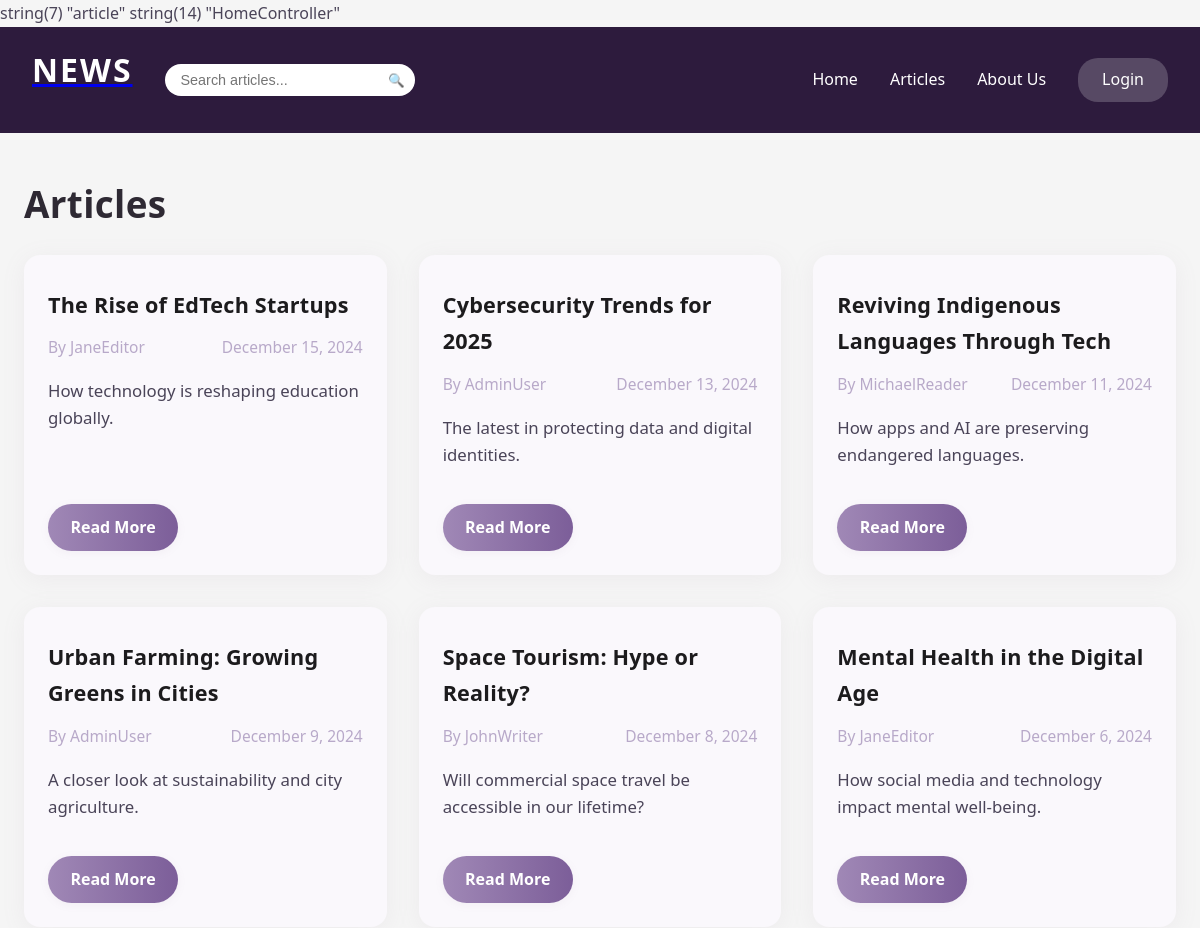
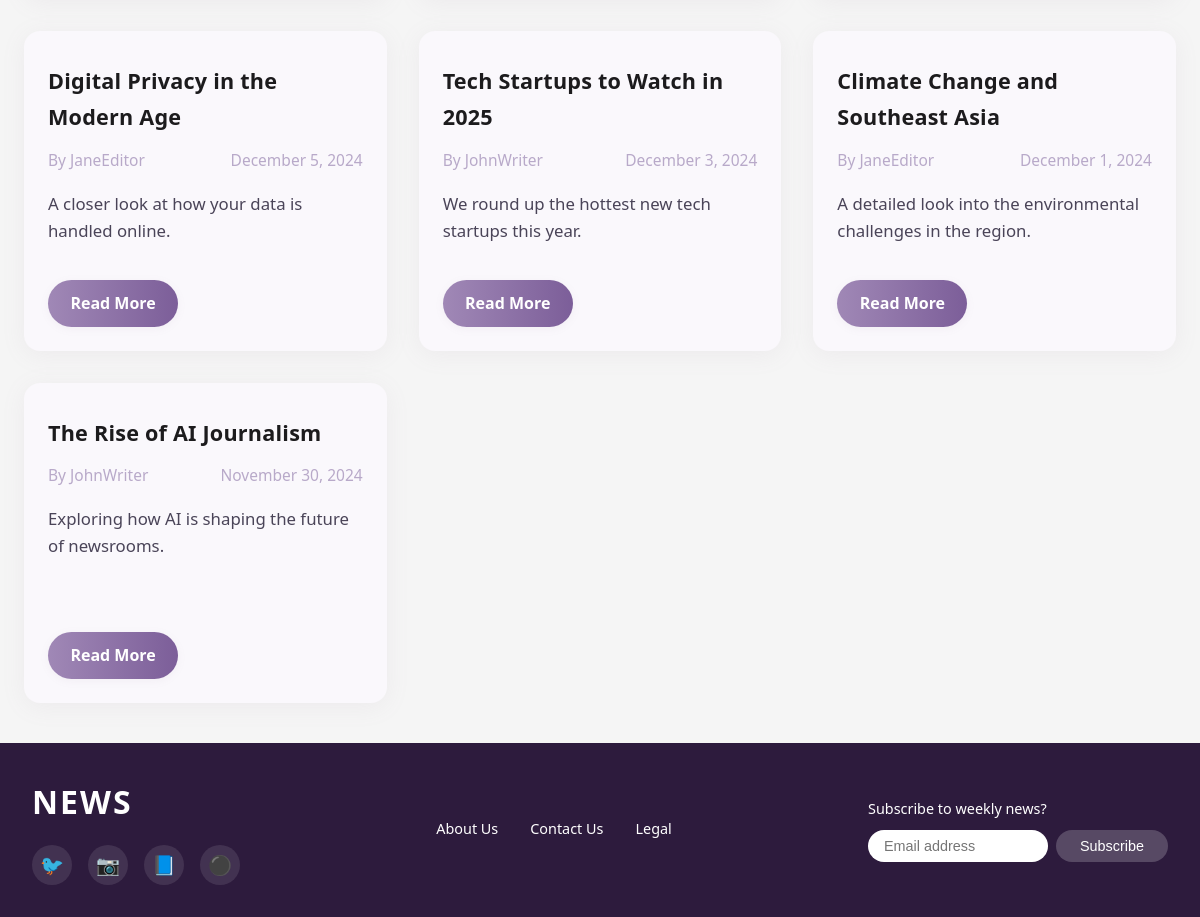
The app's page /public/articles with its own data (2 pictures, top to bottom).
### tables this page shows
CREATE TABLE `articles` (
  `id` int(11) NOT NULL,
  `title` varchar(255) NOT NULL,
  `content` text NOT NULL,
  `author_id` int(11) DEFAULT NULL,
  `is_published` tinyint(1) DEFAULT 0,
  `allow_comments` tinyint(1) DEFAULT 1,
  `created_at` timestamp NOT NULL DEFAULT current_timestamp(),
  `updated_at` timestamp NOT NULL DEFAULT current_timestamp() ON UPDATE current_timestamp(),
  `image_data` longblob DEFAULT NULL
);

CREATE TABLE `users` (
  `id` int(11) NOT NULL,
  `username` varchar(50) NOT NULL,
  `email` varchar(100) NOT NULL,
  `password` varchar(255) NOT NULL,
  `role_id` int(11) DEFAULT NULL,
  `created_at` timestamp NOT NULL DEFAULT current_timestamp()
);

### app/helpers.php (called while the page is built, shortened)
<?php
function render($view, $data = [], $layout = 'layout') {
    extract($data);
    require views_path($view . '.php');
    $content = ob_get_clean();
    require views_path($layout . ".php");
}
function base_url($path = '') {
    if(defined('BASE_URL')) {
        return BASE_URL . ltrim($path, '/');
    }
    $protocol =
    (!empty($_SERVER['HTTPS']) && $_SERVER['HTTPS'] !== 'off') ||
    $_SERVER['SERVER_PORT'] === 443 ? "https://" : "http://";
    $host = $_SERVER['HTTP_HOST'];
    $base = rtrim(dirname($_SERVER['SCRIPT_NAME']), '/');
    return $protocol . $host . $base . '/' . ltrim($path, '/');
}
function base_path($path = '') {
    return realpath(__DIR__ . '/../' . '/' . ltrim($path, '/'));
}
function views_path($path = '') {
    return base_path('app/views/' . ltrim($path, '/'));
}

### app/controllers/HomeController.php (called while the page is built, shortened)
<?php
class HomeController {
    public function article() {
        $search = isset($_GET['search']) ? trim($_GET['search']) : '';
        require_once __DIR__ . '/../models/Article.php';
        $articleModel = new Article();
        $articles = $articleModel->getFilteredArticles($search);
        $data = [
            'title' => 'Articles',
            'articles' => $articles
        ];
        render('home/articles', $data);
    }
}

### app/models/Article.php (called while the page is built, shortened)
<?php
require_once __DIR__ . '/../../config/database.php';
class Article {
    private $db;
    public function __construct() {
        $database = new Database();
        $this->db = $database->connect();
    }
    public function getFilteredArticles($search = '', $offset = 0, $limit = 50) {
        $sql = "SELECT articles.*, users.username AS author_name
                FROM articles
                LEFT JOIN users ON articles.author_id = users.id
                WHERE articles.is_published = 1";
        $params = [];
        $offset = (int)$offset;
        $limit = (int)$limit;
        $sql .= " ORDER BY articles.created_at DESC LIMIT $offset, $limit";
        $stmt = $this->db->prepare($sql);
        $stmt->execute($params);
        return $stmt->fetchAll(PDO::FETCH_ASSOC);
    }
}
?>

### config/database.php (called while the page is built, shortened)
<?php
class Database {
    private $host = 'localhost';
    private $db_name = 'austro_asian_times';
    private $username = 'root';
    private $password = '';
    public function connect() {
        $this->conn = null;
        try {
            $dsn = "mysql:host=" . $this->host . ";dbname=" . $this->db_name . ";charset=utf8mb4";
            $this->conn = new PDO($dsn, $this->username, $this->password);
            $this->conn->setAttribute(PDO::ATTR_ERRMODE, PDO::ERRMODE_EXCEPTION);
        } catch (PDOException $e) {
            die("Connection failed: " . $e->getMessage());
        }
        return $this->conn;
    }
}

### app/views/home/articles.php (the view, shortened to what this page needs)
<head>
    <link rel="stylesheet" href="<?php echo base_url('css/homeArticles.css')?>">
</head>
<div class="articles-container">
    <h1><?= $title ?></h1>
    <?php if (!empty($articles)): ?>
        <div class="articles-grid">
            <?php foreach ($articles as $article): ?>
                <article class="article-card">
                    <h2 class="article-title"><?= htmlspecialchars($article['title']) ?></h2>
                    <div class="article-meta">
                        <span class="article-author">By <?= htmlspecialchars($article['author_name']) ?></span>
                        <span class="article-date"><?= date('F j, Y', strtotime($article['created_at'])) ?></span>
                    </div>
                    <div class="article-content">
                        <?php
                        $preview = substr($article['content'], 0, 150);
                        echo htmlspecialchars($preview);
                        ?>
                    </div>
                    <a href="/PHP_MVC/public/article?id=<?= $article['id'] ?>" class="read-more-btn">Read More</a>
                </article>
            <?php endforeach; ?>
        </div>
    <?php else: ?>
        <p class="no-articles">No articles have been published yet.</p>
    <?php endif; ?>
</div>

### public/index.php (shortened to what this page needs)
<?php
require_once __DIR__ . '/../routes/web.php';
$request = isset($_GET['url']) ? rtrim($_GET['url'], '/') : '';
$method = $_SERVER['REQUEST_METHOD'];
if(isset($routes[$method][$request])) {
    list($controller, $action) = explode('@', $routes[$method][$request]);
    var_dump($action);
    var_dump($controller);
    $controllerInstance = new $controller;
    $controllerInstance->$action();
} else {
    http_response_code(404);
    echo "404 Not found";
}

### app/views/layout.php (shortened to what this page needs)
<!DOCTYPE html>
<html lang="en">
<head>
    <link rel="stylesheet" href="<?= base_url('css/layout.css') ?>">
</head>
<body>
    <header class="header">
        <div class="nav-container">
            <div class="nav-left">
                <a href="<?php echo base_url('')?>">
                    <h1 class="logo">NEWS</h1>
                </a>
                <div class="search-box">
                    <form action="<?= base_url('articles') ?>" method="get" style="display:flex;">
                        <input type="text" name="search" placeholder="Search articles..." class="search-input" value="<?= isset($_GET['search']) ? htmlspecialchars($_GET['search']) : '' ?>">
                        <button type="submit" class="search-icon" style="background:none;border:none;cursor:pointer;">🔍</button>
                    </form>
                </div>
            </div>
            <nav class="nav-right">
                <a href="<?= base_url('') ?>" class="nav-link">Home</a>
                <a href="<?= base_url('articles') ?>" class="nav-link">Articles</a>
                <a href="<?= base_url('about') ?>" class="nav-link">About Us</a>
                <?php if (isset($_SESSION['user'])): ?>
                    <span class="nav-user" style="color:#fff; margin-right:1rem;">
                        👤 <?= htmlspecialchars($_SESSION['user']['username']) ?>
                    </span>
                    <a href="<?php echo base_url('user/logout'); ?>" class="login-btn">Logout</a>
                <?php else: ?>
                    <a href="/PHP_MVC/public/user/login" class="login-btn">Login</a>
                <?php endif; ?>
            </nav>
        </div>
    </header>
    <main>
        <?= $content; ?>
    </main>
    <footer class="footer">
        <div class="footer-content">
            <div class="footer-left">
                <h3 class="footer-logo">NEWS</h3>
                <div class="social-icons">
                    <a href="#" class="social-icon">🐦</a>
                    <a href="#" class="social-icon">📷</a>
                    <a href="#" class="social-icon">📘</a>
                    <a href="#" class="social-icon">⚫</a>
                </div>
            </div>
            <div class="footer-center">
                <div class="footer-links">
                    <a href="<?= base_url('about') ?>" class="footer-link">About Us</a>
                    <a href="<?= base_url('contact') ?>" class="footer-link">Contact Us</a>
                    <a href="#" class="footer-link">Legal</a>
                </div>
            </div>
            <div class="footer-right">
                <div class="newsletter">
                    <span class="newsletter-text">Subscribe to weekly news?</span>
                    <div class="newsletter-form">
                        <input type="email" placeholder="Email address" class="newsletter-input">
                        <button class="newsletter-btn">Subscribe</button>
                    </div>
                </div>
            </div>
        </div>
    </footer>
</body>
</html>

### public/css/layout.css (style rules this page uses)
* { margin: 0; padding: 0; box-sizing: border-box; }
body { font-family: -apple-system, BlinkMacSystemFont, 'Segoe UI', Roboto, Oxygen, Ubuntu, Cantarell, sans-serif; background-color: #f5f5f5; }
.header { background-color: #2d1b3d; padding: 1rem 0; position: sticky; top: 0; z-index: 100; }
.nav-container { max-width: 1200px; margin: 0 auto; display: flex; justify-content: space-between; align-items: center; padding: 0 2rem; }
.nav-left { display: flex; align-items: center; gap: 2rem; }
.logo { color: white; font-size: 2rem; font-weight: bold; letter-spacing: 2px; }
.search-box { position: relative; }
.search-input { padding: 0.5rem 1rem; border: none; border-radius: 20px; width: 250px; font-size: 0.9rem; outline: none; }
.search-icon { position: absolute; right: 10px; top: 50%; transform: translateY(-50%); }
.nav-right { display: flex; align-items: center; gap: 2rem; }
.nav-link { color: white; text-decoration: none; font-size: 1rem; transition: opacity 0.3s; }
.login-btn { background-color: rgba(255, 255, 255, 0.2); color: white; padding: 0.5rem 1.5rem; border-radius: 20px; text-decoration: none; transition: background-color 0.3s; }
.footer { background-color: #2d1b3d; color: white; padding: 2rem 0; }
.footer-content { max-width: 1200px; margin: 0 auto; display: flex; justify-content: space-between; align-items: center; padding: 0 2rem; }
.footer-left { display: flex; flex-direction: column; align-items: flex-start; }
.footer-logo { font-size: 2rem; font-weight: bold; letter-spacing: 2px; margin-bottom: 1rem; }
.social-icons { display: flex; gap: 1rem; }
.social-icon { width: 40px; height: 40px; background-color: rgba(255, 255, 255, 0.1); border-radius: 50%; display: flex; align-items: center; justify-content: center; color: white; text-decoration: none; font-size: 1.2rem; transition: background-color 0.3s; }
.footer-center { display: flex; flex-direction: column; align-items: center; gap: 1rem; }
.footer-links { display: flex; gap: 2rem; }
.footer-link { color: white; text-decoration: none; font-size: 0.9rem; transition: opacity 0.3s; }
.footer-right { display: flex; flex-direction: column; align-items: flex-end; }
.newsletter-text { font-size: 0.9rem; margin-bottom: 0.5rem; display: block; }
.newsletter-form { display: flex; gap: 0.5rem; }
.newsletter-input { padding: 0.5rem 1rem; border: none; border-radius: 20px; outline: none; font-size: 0.9rem; width: 180px; }
.newsletter-btn { padding: 0.5rem 1.5rem; background-color: rgba(255, 255, 255, 0.2); color: white; border: none; border-radius: 20px; cursor: pointer; font-size: 0.9rem; transition: background-color 0.3s; }

### public/css/homeArticles.css (style rules this page uses)
body { font-family: 'Segoe UI', Arial, sans-serif; line-height: 1.7; color: #4a4458; background-color: #f5f5f5; margin: 0; padding: 0; }
.articles-container { max-width: 1200px; margin: 0 auto; padding: 2.5rem 1.5rem; }
h1 { font-size: 2.3rem; color: #2e2933; margin-bottom: 1.2rem; font-weight: 700; letter-spacing: 0.01em; }
.articles-grid { display: grid; grid-template-columns: repeat(auto-fill, minmax(320px, 1fr)); gap: 2rem; }
.article-card { background: #faf8fc; border-radius: 16px; overflow: hidden; box-shadow: 0 4px 24px rgba(158, 130, 156, 0.09); transition: transform 0.25s, box-shadow 0.25s; padding: 2rem 1.5rem 3.5rem 1.5rem; display: flex; flex-direction: column; height: 100%; position: relative; min-height: 320px; }
.article-title { font-size: 1.35rem; margin-top: 0; margin-bottom: 0.7rem; color: #1c1b1d; font-weight: 700; letter-spacing: 0.01em; }
.article-meta { display: flex; justify-content: space-between; color: #b8a9c9; font-size: 0.97rem; margin-bottom: 1.1rem; gap: 1rem; }
.article-content { color: #4a4458; line-height: 1.6; margin-bottom: 1rem; flex-grow: 1; font-size: 1.05rem; }
.read-more-btn { display: inline-block; padding: 0.6rem 1.4rem; background: linear-gradient(90deg, #a088b6 0%, #7c5e99 100%); color: #fff; text-decoration: none; border-radius: 30px; font-weight: 600; font-size: 1rem; transition: background 0.2s, transform 0.15s; align-self: flex-start; margin-top: auto; position: absolute; bottom: 1.5rem; left: 1.5rem; box-shadow: 0 2px 8px 0 rgba(158, 130, 156, 0.08); }

### records on screen
articles: title "The Rise of EdTech Startups", author.username "JaneEditor", created_at "December 15, 2024", content "How technology is reshaping education globally."
articles: title "Cybersecurity Trends for 2025", author.username "AdminUser", created_at "December 13, 2024", content "The latest in protecting data and digital identities."
articles: title "Reviving Indigenous Languages Through Tech", author.username "MichaelReader", created_at "December 11, 2024", content "How apps and AI are preserving endangered languages."
articles: title "Urban Farming: Growing Greens in Cities", author.username "AdminUser", created_at "December 9, 2024", content "A closer look at sustainability and city agriculture."
articles: title "Space Tourism: Hype or Reality?", author.username "JohnWriter", created_at "December 8, 2024", content "Will commercial space travel be accessible in our lifetime?"
articles: title "Mental Health in the Digital Age", author.username "JaneEditor", created_at "December 6, 2024", content "How social media and technology impact mental well-being."
articles: title "Digital Privacy in the Modern Age", author.username "JaneEditor", created_at "December 5, 2024", content "A closer look at how your data is handled online."
articles: title "Tech Startups to Watch in 2025", author.username "JohnWriter", created_at "December 3, 2024", content "We round up the hottest new tech startups this year."
articles: title "Climate Change and Southeast Asia", author.username "JaneEditor", created_at "December 1, 2024", content "A detailed look into the environmental challenges in the region."
articles: title "The Rise of AI Journalism", author.username "JohnWriter", created_at "November 30, 2024", content "Exploring how AI is shaping the future of newsrooms."

### other values on screen
$title "Articles"
